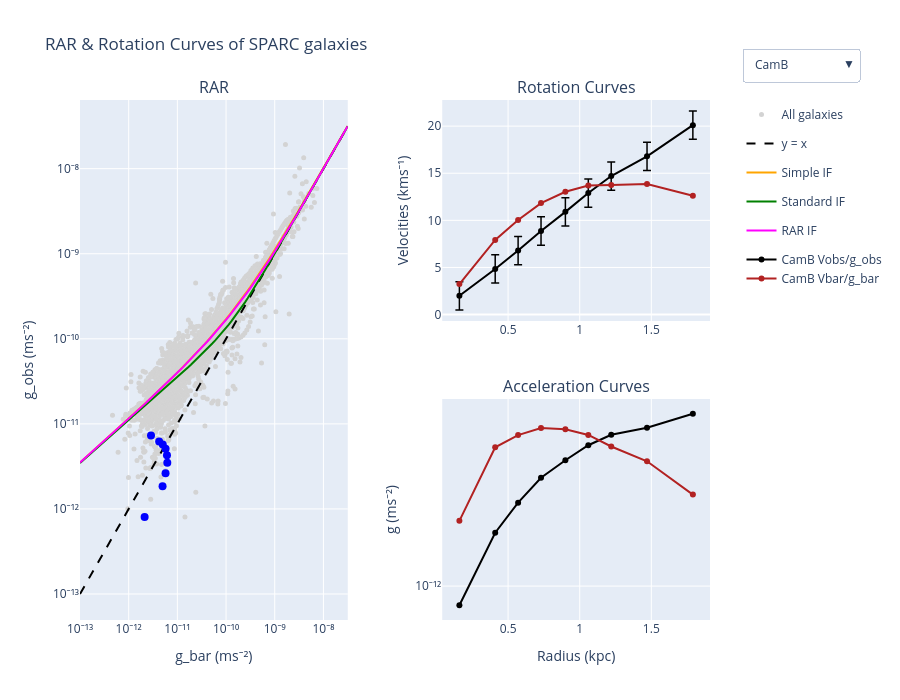
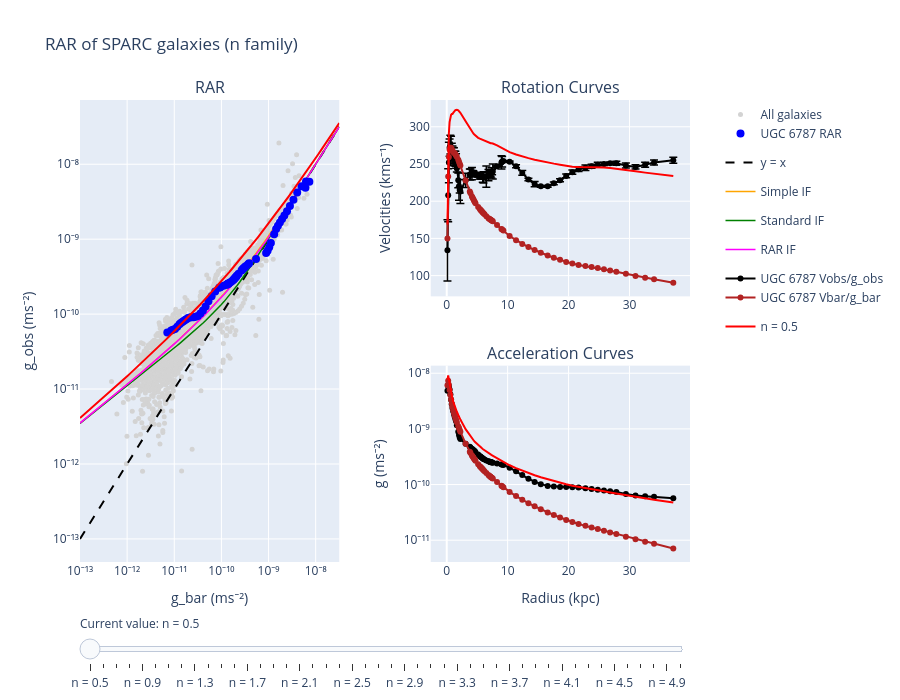
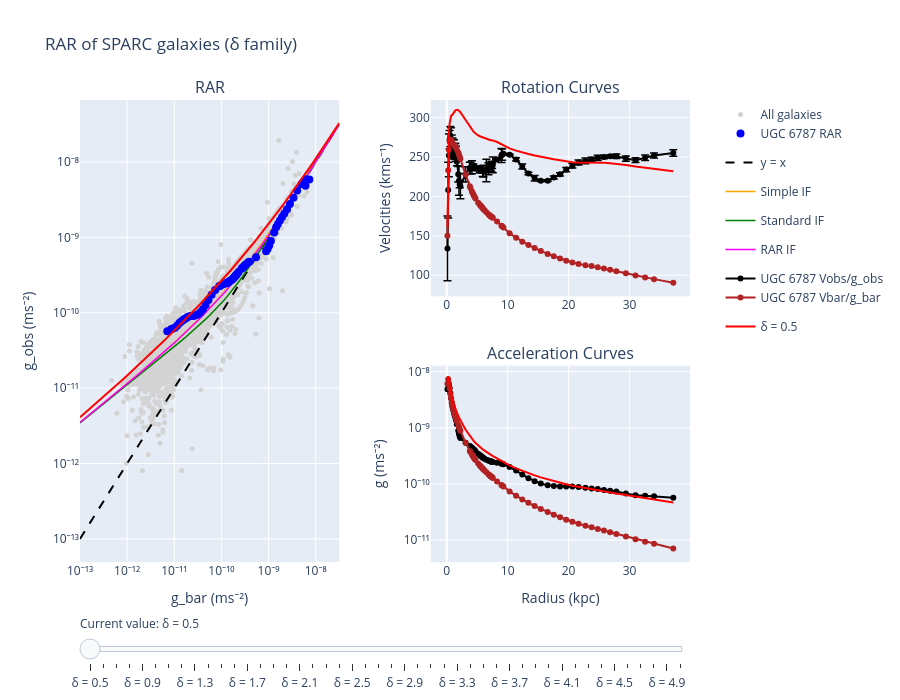
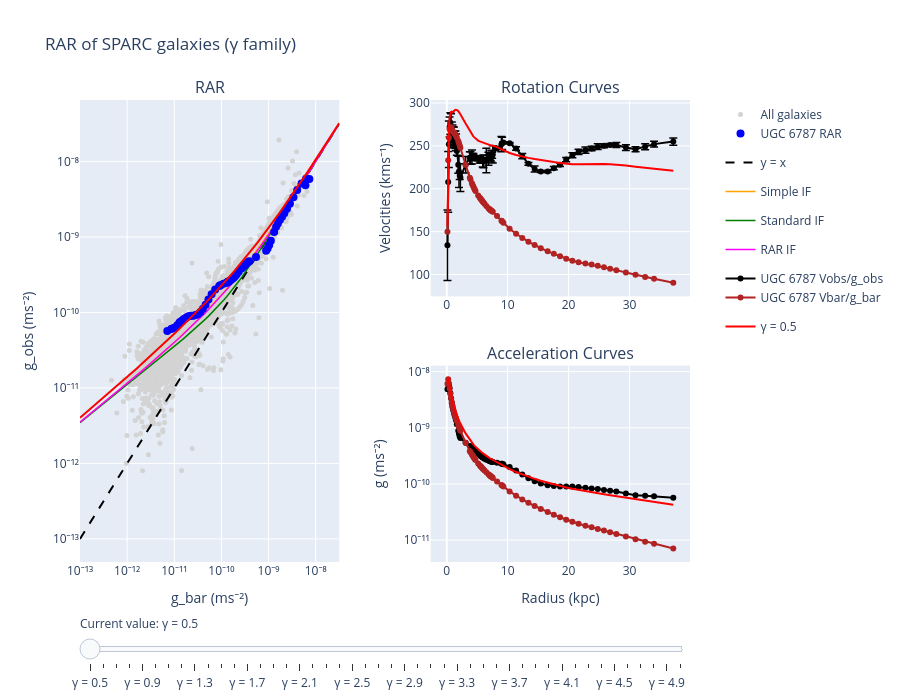

The cell these charts' notebook holds for them, in order:
### Markdown cell above
Main block below; create figures by calling relevant functions (or commenting out irrelavant functions):

### Code cell
if __name__ == "__main__":
    plot_per_galaxy()
    plot_RAR_families("n")
    plot_RAR_families("delta")
    plot_RAR_families("gamma")
